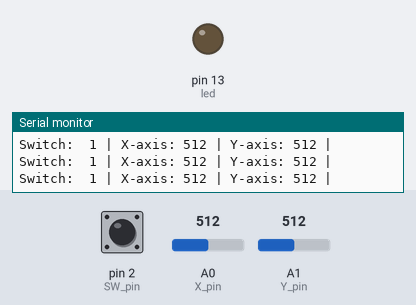
Bench run of a sketch on a simulated Arduino Uno, built with avr-gcc and run on an emulated ATmega328P. On the bench: output pins drawn as LEDs (lit = HIGH), the last lines printed to the serial monitor. The test bench sets the inputs (shaded band); at power-on: A0 (X_pin) = 512, pin 2 (SW_pin) HIGH, A1 (Y_pin) = 512.

Above: at 1.2 s.
1.3 s: A0 (X_pin) set to 883
2.8 s: A0 (X_pin) set to 914
At 3.9 s:
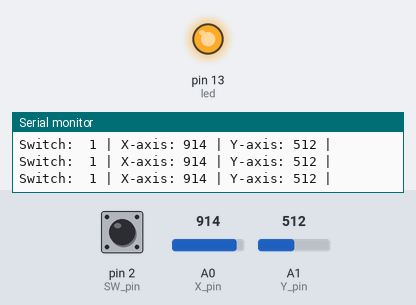
4.3 s: A0 (X_pin) set to 900
At 5.6 s:
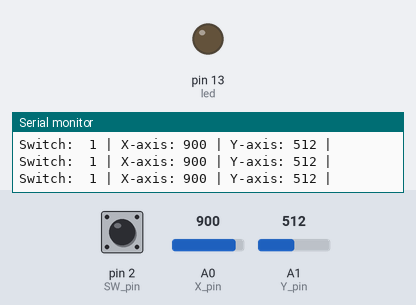
6.0 s: pin 2 (SW_pin) pulled LOW for 1 s
At 6.9 s:
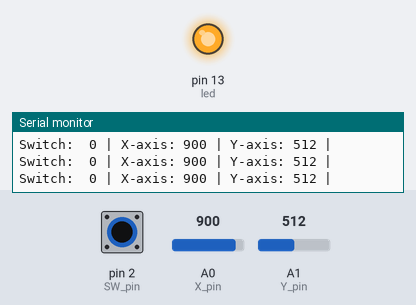
10.0 s: A0 (X_pin) set to 1023
At 10.7 s:
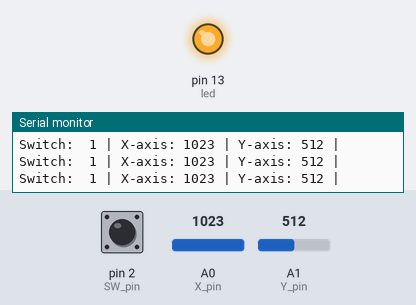
Timing chart, 0 to 13.0 s (numbered marks = the images above; inputs shaded):
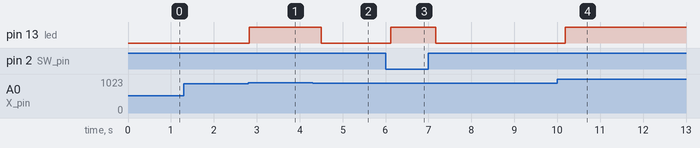

The sketch:

Joystick.ino
```cpp
// Arduino pin numbers
#define SW_pin 2 // digital pin connected to switch output
#define X_pin A0 // analog pin connected to X output
#define Y_pin A1 // analog pin connected to Y output
#define led 13

void setup() {
  pinMode(SW_pin, INPUT_PULLUP);
  pinMode(led,OUTPUT);
  Serial.begin(9600);
}

void loop() {
  Serial.print("Switch:  ");
  Serial.print(digitalRead(SW_pin));
  Serial.print(" | ");
  Serial.print("X-axis: ");
  Serial.print(analogRead(X_pin));
  Serial.print(" | ");
  Serial.print("Y-axis: ");
  Serial.print(analogRead(Y_pin));
  Serial.println(" | ");
  if(analogRead(A0)>900&&analogRead(A0)<=1023||digitalRead(SW_pin)==0)
  {
    delay(10);
    digitalWrite(led,HIGH);
  }else digitalWrite(led,LOW);
  delay(200);
}
```

Measured:
- the behaviour switches between 900 and 901 on A0 (X_pin) (found by bisection; images 0 and 1)
- after the input at 2.8 s, pin 13 (led): LOW → HIGH at once
- after the input at 4.3 s, pin 13 (led): HIGH → LOW after 0.20 s
- after the input at 6.0 s, pin 13 (led): LOW → HIGH after 0.12 s, → LOW 1.0 s later
- after the input at 10.0 s, pin 13 (led): LOW → HIGH after 0.19 s
